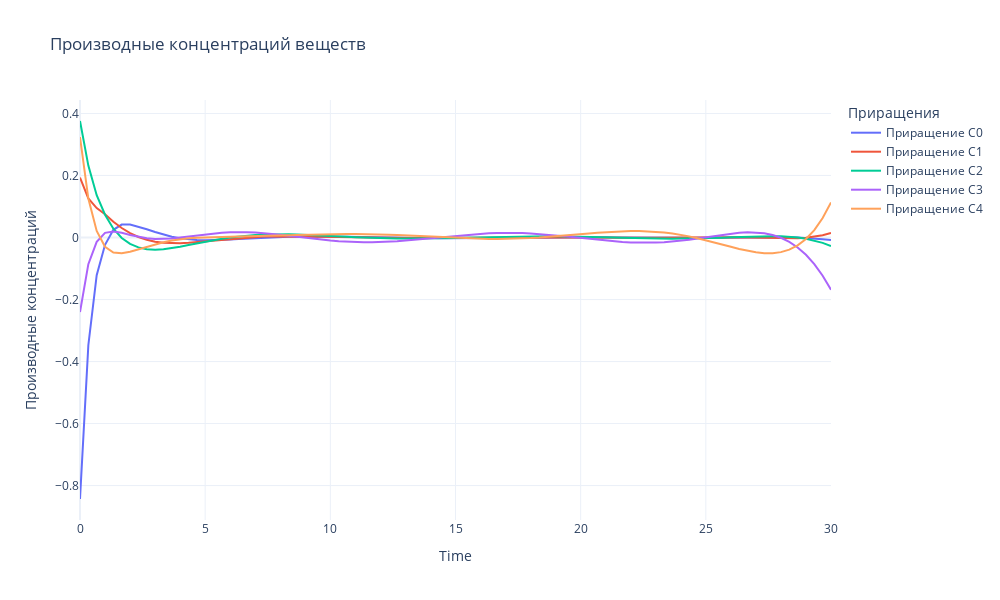

The notebook cell saved with this chart:
### Markdown cell above
### Прямая и обратная задачи

### Code cell
fig = go.Figure()

# Добавляем линии для каждого вещества
for i in range(N_SUBSTANCE):
    fig.add_trace(go.Scatter(
        x=tsteps, 
        y=dCdt_TRUE[i] - dCdt_predict[i], 
        mode='lines', 
        name=f'Приращение C{i}'
    ))

# Настройки графика
fig.update_layout(
    title='Производные концентраций веществ',
    xaxis_title='Time',
    yaxis_title='Производные концентраций',
    legend_title='Приращения',
    template='plotly_white',
    width=1000,  # Ширина холста
    height=600   # Высота холста
)

fig.show()
